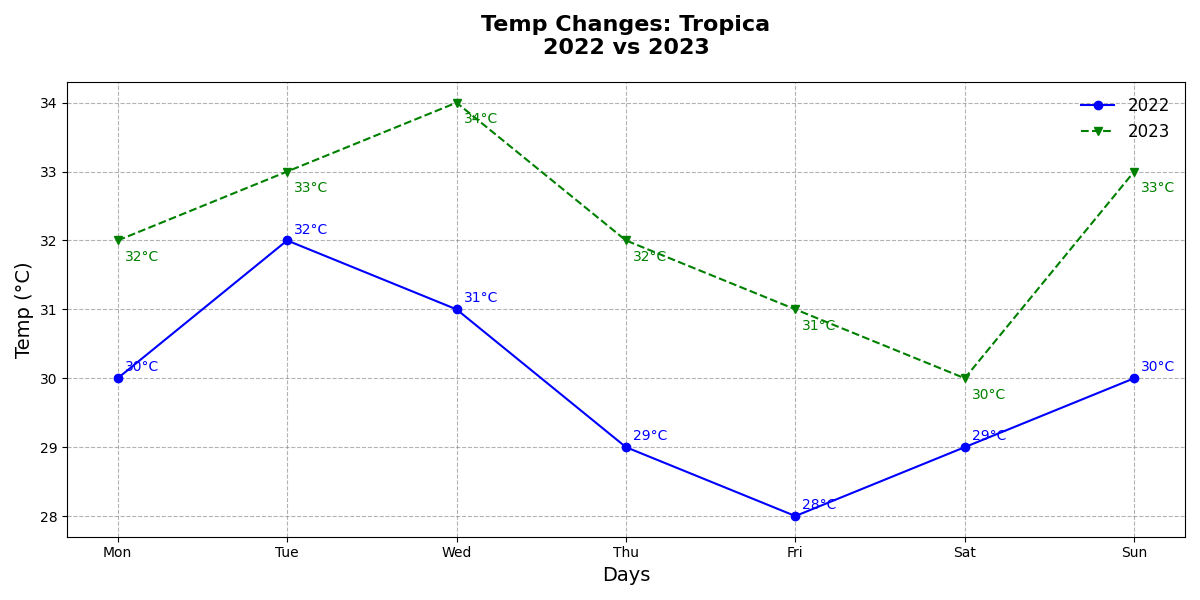

The script that drew this image:
import matplotlib.pyplot as plt

# Data for temperature readings over a week in degrees Celsius
days = ['Mon', 'Tue', 'Wed', 'Thu', 'Fri', 'Sat', 'Sun']
year_2022_temps = [30, 32, 31, 29, 28, 29, 30]
year_2023_temps = [32, 33, 34, 32, 31, 30, 33]

# Create the plot
fig, ax = plt.subplots(figsize=(12, 6))
ax.plot(days, year_2022_temps, marker='o', linestyle='-', color='blue', label='2022')
ax.plot(days, year_2023_temps, marker='v', linestyle='--', color='green', label='2023')

# Titles and labels
ax.set_title("Temp Changes: Tropica\n2022 vs 2023", fontsize=16, fontweight='bold', pad=20)
ax.set_xlabel('Days', fontsize=14)
ax.set_ylabel('Temp (°C)', fontsize=14)

# Annotations at each data point
for i, temp in enumerate(year_2022_temps):
    ax.annotate(f'{temp}°C', xy=(days[i], temp), xytext=(5, 5), textcoords='offset points', fontsize=10, color='blue')

for i, temp in enumerate(year_2023_temps):
    ax.annotate(f'{temp}°C', xy=(days[i], temp), xytext=(5, -15), textcoords='offset points', fontsize=10, color='green')

# Legend
ax.legend(loc='upper right', fontsize=12, frameon=False)

# Grid lines
ax.grid(True, linestyle='--', which='both', color='grey', alpha=0.6)

# Adjust layout to prevent text overlap
plt.tight_layout()

# Display the chart
plt.show()
